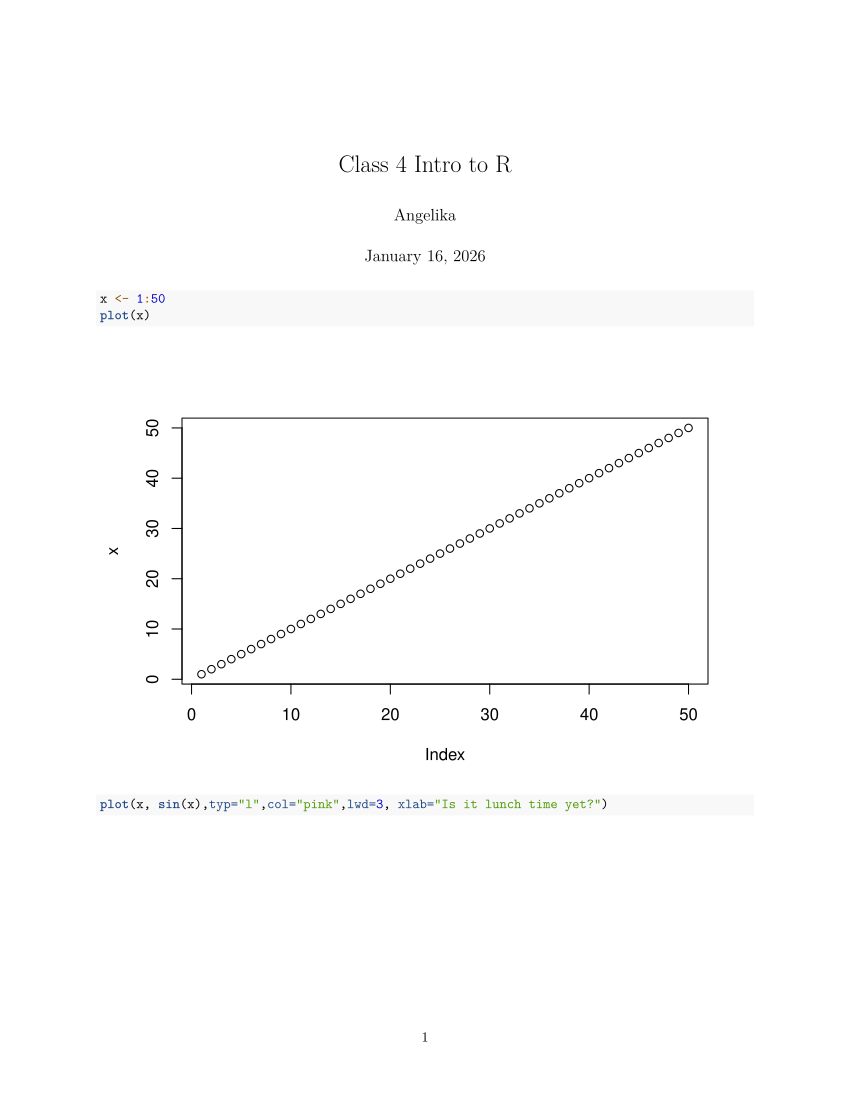

Generate this figure with R:
#' ---
#' title: "Class 4 Intro to R"
#' author: "Angelika"
#' date: "January 16, 2026"
#' ---

x <- 1:50
plot(x)
plot(x, sin(x),typ="l",col="pink",lwd=3, xlab="Is it lunch time yet?")
